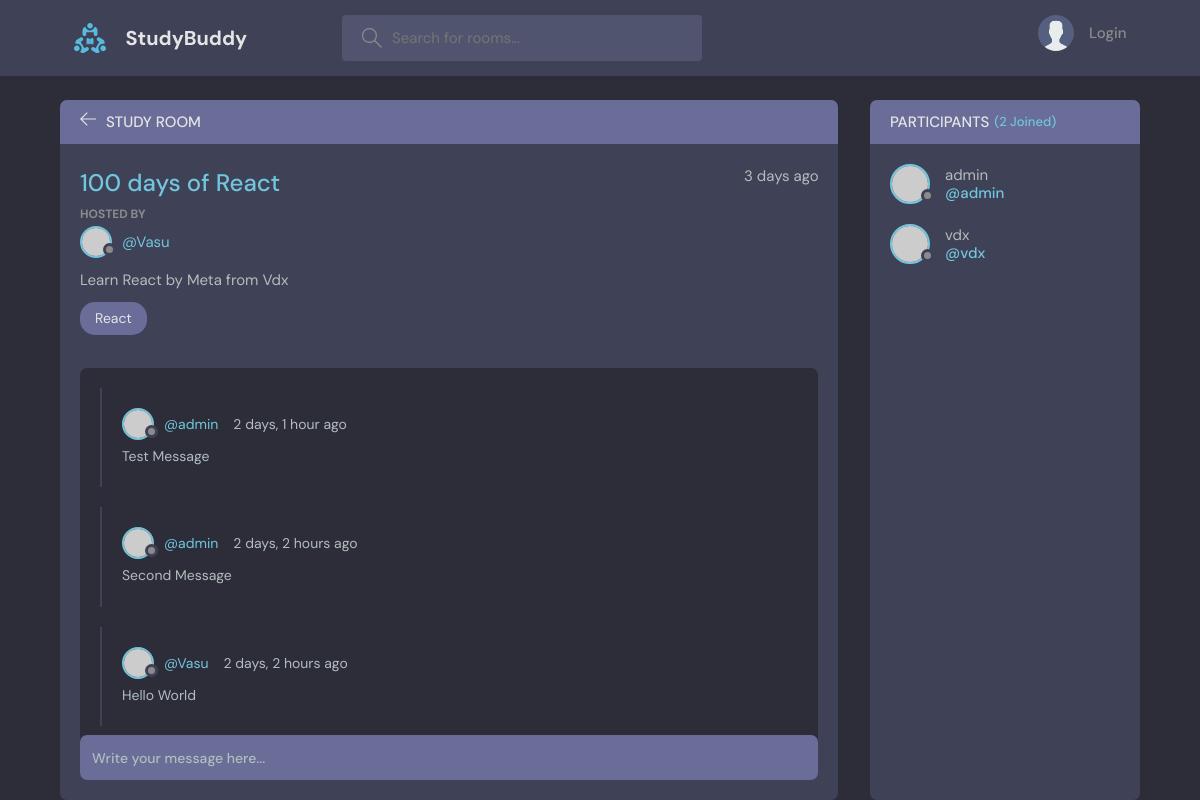
/room_id/4/, run on the app's committed database.
### base/models.py (models this page shows, shortened)
class Room(models.Model):
    host = models.ForeignKey(User, on_delete=models.SET_NULL, null=True)
    topic = models.ForeignKey(Topic, on_delete=models.SET_NULL, null=True)
    name = models.CharField(max_length=200)
    desc = models.TextField(max_length=200, null=True, blank=True)
    updated = models.DateTimeField(auto_now=True)
    created = models.DateTimeField(auto_now_add=True)
    participants = models.ManyToManyField(User, related_name='participants', blank=True)
    class Meta:
        ordering = ['-updated', '-created']

class Topic(models.Model):
    name = models.CharField(max_length=200)
    def __str__(self):
        return self.name

class Message(models.Model):
    user = models.ForeignKey(User, on_delete=models.CASCADE)
    room = models.ForeignKey(Room, on_delete=models.CASCADE)
    body = models.TextField()
    updated = models.DateTimeField(auto_now=True)
    created = models.DateTimeField(auto_now_add=True)
    class Meta:
        ordering = ['-updated', '-created']

### base/views.py (the view, shortened to what this page needs)
# urls.py: path('room_id/<str:pk>/', views.room, name = 'room'),
def room(req, pk):
    room = Room.objects.get(id=pk)
    room_messages = room.message_set.all().order_by('-created') # type: ignore
    participants = room.participants.all()
    context = {'room': room, 'room_messages' : room_messages, 'participants': participants}
    return render(req, 'base/room.html', context)

### templates/base/room.html (shortened to what this page needs)
{% extends 'main.html' %} {% block content %}
<main class="profile-page layout layout--2">
  <div class="container">
    <div class="room">
      <div class="room__top">
        <div class="room__topLeft">
          <a href="{% url 'home' %}">
            <svg
              version="1.1"
              xmlns="http://www.w3.org/2000/svg"
              width="32"
              height="32"
              viewBox="0 0 32 32"
            >
              <title>arrow-left</title>
              <path
                d="M13.723 2.286l-13.723 13.714 13.719 13.714 1.616-1.611-10.96-10.96h27.625v-2.286h-27.625l10.965-10.965-1.616-1.607z"
              ></path>
            </svg>
          </a>
          <h3>Study Room</h3>
        </div>
      </div>
      <div class="room__box scroll">
        <div class="room__header scroll">
          <div class="room__info">
            <h3>{{room.name}}</h3>
            <span>{{room.created|timesince}} ago</span>
          </div>
          <div class="room__hosted">
            <p>Hosted By</p>
            <a href="{% url 'profile' room.host.id %}" class="room__author">
              <div class="avatar avatar--small">
                <img src="https://randomuser.me/api/portraits/men/37.jpg" />
              </div>
              <span>@{{room.host.username}}</span>
            </a>
          </div>
          <div class="room__details">{{room.desc}}</div>
          <span class="room__topics">{{room.topic}}</span>
        </div>
        <div class="room__conversation">
          <div class="threads scroll">
            {% for message in room_messages %}
            <div class="thread">
              <div class="thread__top">
                <div class="thread__author">
                  <a
                    href="{% url 'profile' message.user.id %}"
                    class="thread__authorInfo"
                  >
                    <div class="avatar avatar--small">
                      <img
                        src="https://randomuser.me/api/portraits/men/37.jpg"
                      />
                    </div>
                    <span>@{{message.user.username}}</span>
                  </a>
                  <span class="thread__date"
                    >{{message.created| timesince}} ago</span
                  >
                </div>
              </div>
              <div class="thread__details">{{message.body}}</div>
            </div>
            {% endfor %}
          </div>
        </div>
      </div>
      <div class="room__message">
        <form method="POST" >
          <input name="body" placeholder="Write your message here..." />
        </form>
      </div>
    </div>
    <div class="participants">
      <h3 class="participants__top">Participants <span>({{participants.all.count}} Joined)</span></h3>
      <div class="participants__list scroll">
        {% for user in participants %}
        <a href="{% url 'profile' user.id %}" class="participant">
          <div class="avatar avatar--medium">
            <img src="https://randomuser.me/api/portraits/men/37.jpg" />
          </div>
          <p>
            {{user.username}}
            <span>@{{user.username}}</span>
          </p>
        </a>
        {% endfor %}
      </div>
    </div>
  </div>
</main>
{% endblock %}

### data on the page
Room: name "100 days of React", created "3 days", host.username "Vasu", desc "Learn React by Meta from Vdx", topic "React"
Message: user.username "admin", created "2 days, 1 hour", body "Test Message"
Message: user.username "admin", created "2 days, 2 hours", body "Second Message"
Message: user.username "Vasu", created "2 days, 2 hours", body "Hello World"

### other printed values
{{ participants.all.count }} "2"
{{ user.username }} "admin"
{{ user.username }} "vdx"
